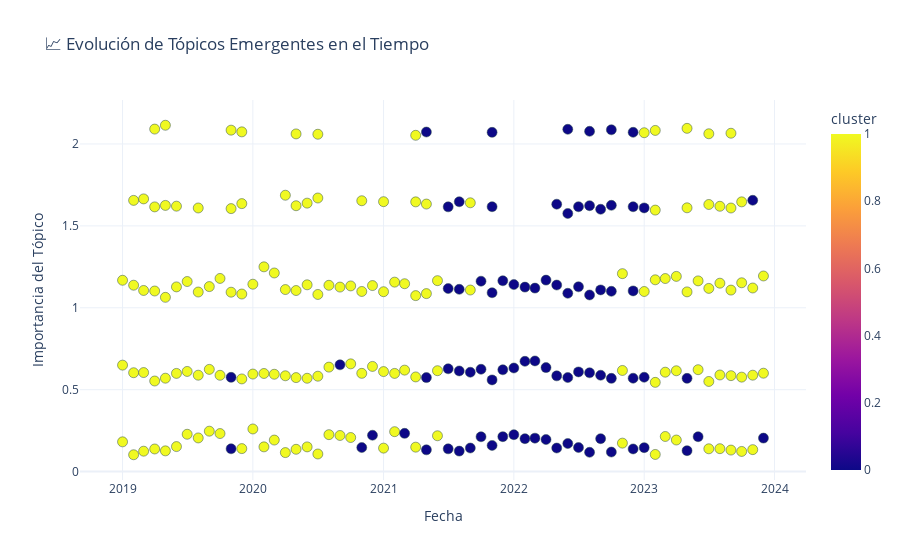
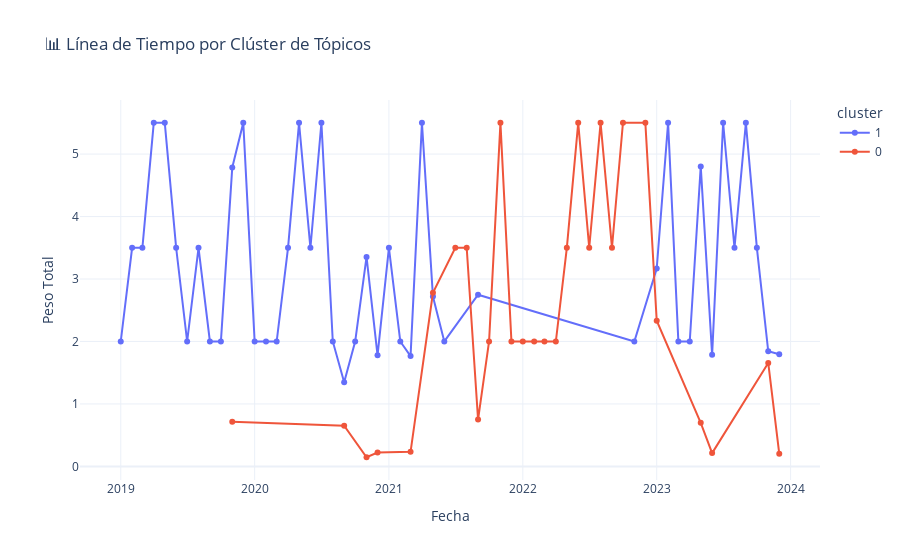

The notebook cell these images were saved under, in order:
### Code cell
import pandas as pd
import numpy as np
from datetime import datetime
import re
from tqdm import tqdm
from gensim.corpora import Dictionary
from gensim.models import LdaModel, CoherenceModel
from sklearn.metrics.pairwise import cosine_similarity
import networkx as nx
import community as community_louvain
import plotly.express as px
import plotly.graph_objects as go
import seaborn as sns
import matplotlib.pyplot as plt

df = pd.read_parquet("01_bbdd_think_tanks.parquet")
df = df[(df["FechaPublicacion"] >= "2019-01-01") & (df["FechaPublicacion"] <= "2023-12-31")]
df["Mes"] = df["FechaPublicacion"].dt.to_period("M")

with open("stopwords.txt", "r", encoding="utf-8") as f:
    stopwords_custom = set(line.strip().lower() for line in f if line.strip())


def preprocess(text):
    text = re.sub(r"[^a-zA-ZáéíóúüñÁÉÍÓÚÜÑ\s]", "", text.lower())
    return [w for w in text.split() if len(w) > 2 and w not in stopwords_custom]

df["tokens"] = df["TextoLimpio"].dropna().apply(preprocess)


global_texts = df["tokens"].tolist()
global_dict = Dictionary(global_texts)
global_dict.filter_extremes(no_below=5, no_above=0.5)


def best_lda_model(texts, dictionary, corpus, min_topics=3, max_topics=5):
    best_model, best_coherence = None, -1
    for k in range(min_topics, max_topics + 1):
        lda = LdaModel(corpus=corpus, id2word=dictionary, num_topics=k, random_state=42)
        cm = CoherenceModel(model=lda, texts=texts, dictionary=dictionary, coherence='c_v')
        coherence = cm.get_coherence()
        if coherence > best_coherence:
            best_model, best_coherence = lda, coherence
    return best_model


topics_all = []
for mes, grupo in tqdm(df.groupby("Mes")):
    textos = grupo["tokens"].dropna().tolist()
    if not textos:
        continue
    corpus = [global_dict.doc2bow(text) for text in textos]
    if not corpus or all(len(doc) == 0 for doc in corpus):
        continue
    lda = best_lda_model(textos, global_dict, corpus)
    for idx, topic in enumerate(lda.show_topics(num_words=10, formatted=False)):
        palabras = [w for w, _ in topic[1]]
        vector = np.zeros(len(global_dict))
        for w_id, prob in lda.get_topic_terms(idx, topn=len(global_dict)):
            vector[w_id] = prob
        topics_all.append({
            "mes": str(mes),
            "topico_id": idx,
            "palabras": ", ".join(palabras),
            "vector": vector,
            "peso": np.mean([prob[idx] for prob in lda.get_document_topics(corpus, minimum_probability=0)]),
        })

df_topics = pd.DataFrame(topics_all)

# Similarity Graph + Louvain Clustering
G = nx.Graph()
similarity_threshold = 0.6
for i1, row1 in df_topics.iterrows():
    for i2, row2 in df_topics.iterrows():
        if i1 >= i2:
            continue
        sim = cosine_similarity([row1["vector"]], [row2["vector"]])[0][0]
        if sim > similarity_threshold:
            G.add_edge(i1, i2, weight=sim)
partition = community_louvain.best_partition(G)
df_topics["cluster"] = df_topics.index.map(partition)


df_plot = df_topics.copy()
df_plot["Mes"] = pd.to_datetime(df_plot["mes"])
fig = px.scatter(
    df_plot,
    x="Mes",
    y="peso",
    color="cluster",
    hover_data=["palabras"],
    title="📈 Evolución de Tópicos Emergentes en el Tiempo",
    labels={"peso": "Importancia del Tópico", "Mes": "Fecha"},
    template="plotly_white"
)
fig.update_traces(marker=dict(size=10, line=dict(width=0.5, color='DarkSlateGrey')))
fig.update_layout(legend_title_text='Clúster de Tópico')
fig.show()


timeline_df = df_topics.copy()
timeline_df["Mes"] = pd.to_datetime(timeline_df["mes"])
timeline_df = timeline_df.groupby(["Mes", "cluster"]).agg({"peso": "sum"}).reset_index()

fig2 = px.line(
    timeline_df,
    x="Mes",
    y="peso",
    color="cluster",
    title="📊 Línea de Tiempo por Clúster de Tópicos",
    labels={"peso": "Peso Total", "Mes": "Fecha"},
    markers=True,
    template="plotly_white"
)
fig2.show()


from collections import Counter
def top_words_por_cluster(df, top_n=10):
    cluster_words = {}
    for cluster in df["cluster"].unique():
        textos = df[df["cluster"] == cluster]["palabras"]
        all_words = [w for txt in textos for w in txt.split(", ")]
        counter = Counter(all_words)
        cluster_words[cluster] = [w for w, _ in counter.most_common(top_n)]
    return pd.DataFrame.from_dict(cluster_words, orient="index")

heatmap_df = top_words_por_cluster(df_topics, top_n=10)
plt.figure(figsize=(12, 6))
sns.heatmap(
    pd.DataFrame([[1]*10]*len(heatmap_df), index=heatmap_df.index, columns=heatmap_df.columns),
    cbar=False,
    annot=heatmap_df.values,
    fmt="",
    cmap="viridis"
)
plt.title("🔥 Palabras más frecuentes por clúster")
plt.yticks(rotation=0)
plt.show()

### Figure 1 — Plotly figure (JSON) as saved in the notebook; plotly's stock layout.template omitted (floating-point values rounded to 4 significant figures; data arrays with more than 128 entries replaced by an {"elided": "..."} marker saying what was removed)
{"data": [{"customdata": {"elided": "233x1 str values"}, "hovertemplate": "Fecha=%{x}<br>Importancia del Tópico=%{y}<br>palabras=%{customdata[0]}<br>cluster=%{marker.color}<extra></extra>", "legendgroup": "", "marker": {"color": {"elided": "233 int values"}, "coloraxis": "coloraxis", "line": {"color": "DarkSlateGrey", "width": 0.5}, "size": 10, "symbol": "circle"}, "mode": "markers", "name": "", "orientation": "v", "showlegend": false, "type": "scatter", "x": {"elided": "233 str values"}, "xaxis": "x", "y": {"elided": "233 float values"}, "yaxis": "y"}], "layout": {"coloraxis": {"colorbar": {"title": {"text": "cluster"}}, "colorscale": [[0, "#0d0887"], [0.1111, "#46039f"], [0.2222, "#7201a8"], [0.3333, "#9c179e"], [0.4444, "#bd3786"], [0.5556, "#d8576b"], [0.6667, "#ed7953"], [0.7778, "#fb9f3a"], [0.8889, "#fdca26"], [1, "#f0f921"]]}, "legend": {"title": {"text": "Clúster de Tópico"}, "tracegroupgap": 0}, "title": {"text": "📈 Evolución de Tópicos Emergentes en el Tiempo"}, "xaxis": {"anchor": "y", "domain": [0, 1], "title": {"text": "Fecha"}}, "yaxis": {"anchor": "x", "domain": [0, 1], "title": {"text": "Importancia del Tópico"}}}}

### Figure 2 — Plotly figure (JSON) as saved in the notebook; plotly's stock layout.template omitted (floating-point values rounded to 4 significant figures)
{"data": [{"hovertemplate": "cluster=1<br>Fecha=%{x}<br>Peso Total=%{y}<extra></extra>", "legendgroup": "1", "line": {"color": "#636efa", "dash": "solid"}, "marker": {"symbol": "circle"}, "mode": "lines+markers", "name": "1", "orientation": "v", "showlegend": true, "type": "scatter", "x": ["2019-01-01T00:00:00", "2019-02-01T00:00:00", "2019-03-01T00:00:00", "2019-04-01T00:00:00", "2019-05-01T00:00:00", "2019-06-01T00:00:00", "2019-07-01T00:00:00", "2019-08-01T00:00:00", "2019-09-01T00:00:00", "2019-10-01T00:00:00", "2019-11-01T00:00:00", "2019-12-01T00:00:00", "2020-01-01T00:00:00", "2020-02-01T00:00:00", "2020-03-01T00:00:00", "2020-04-01T00:00:00", "2020-05-01T00:00:00", "2020-06-01T00:00:00", "2020-07-01T00:00:00", "2020-08-01T00:00:00", "2020-09-01T00:00:00", "2020-10-01T00:00:00", "2020-11-01T00:00:00", "2020-12-01T00:00:00", "2021-01-01T00:00:00", "2021-02-01T00:00:00", "2021-03-01T00:00:00", "2021-04-01T00:00:00", "2021-05-01T00:00:00", "2021-06-01T00:00:00", "2021-09-01T00:00:00", "2022-11-01T00:00:00", "2023-01-01T00:00:00", "2023-02-01T00:00:00", "2023-03-01T00:00:00", "2023-04-01T00:00:00", "2023-05-01T00:00:00", "2023-06-01T00:00:00", "2023-07-01T00:00:00", "2023-08-01T00:00:00", "2023-09-01T00:00:00", "2023-10-01T00:00:00", "2023-11-01T00:00:00", "2023-12-01T00:00:00"], "xaxis": "x", "y": [2.0, 3.5, 3.5, 5.501, 5.5, 3.5, 2.0, 3.5, 2.0, 2.0, 4.785, 5.5, 2.0, 2.0, 2.0, 3.5, 5.5, 3.5, 5.501, 2.001, 1.347, 1.999, 3.353, 1.778, 3.5, 2.0, 1.766, 5.501, 2.72, 2.001, 2.749, 2.0, 3.168, 5.5, 2.0, 2.0, 4.803, 1.786, 5.501, 3.5, 5.5, 3.499, 1.844, 1.795], "yaxis": "y"}, {"hovertemplate": "cluster=0<br>Fecha=%{x}<br>Peso Total=%{y}<extra></extra>", "legendgroup": "0", "line": {"color": "#EF553B", "dash": "solid"}, "marker": {"symbol": "circle"}, "mode": "lines+markers", "name": "0", "orientation": "v", "showlegend": true, "type": "scatter", "x": ["2019-11-01T00:00:00", "2020-09-01T00:00:00", "2020-11-01T00:00:00", "2020-12-01T00:00:00", "2021-03-01T00:00:00", "2021-05-01T00:00:00", "2021-07-01T00:00:00", "2021-08-01T00:00:00", "2021-09-01T00:00:00", "2021-10-01T00:00:00", "2021-11-01T00:00:00", "2021-12-01T00:00:00", "2022-01-01T00:00:00", "2022-02-01T00:00:00", "2022-03-01T00:00:00", "2022-04-01T00:00:00", "2022-05-01T00:00:00", "2022-06-01T00:00:00", "2022-07-01T00:00:00", "2022-08-01T00:00:00", "2022-09-01T00:00:00", "2022-10-01T00:00:00", "2022-12-01T00:00:00", "2023-01-01T00:00:00", "2023-05-01T00:00:00", "2023-06-01T00:00:00", "2023-11-01T00:00:00", "2023-12-01T00:00:00"], "xaxis": "x", "y": [0.7149, 0.6519, 0.1469, 0.2222, 0.2336, 2.78, 3.5, 3.5, 0.7507, 2.0, 5.5, 2.0, 2.0, 2.001, 2.0, 2.0, 3.5, 5.5, 3.5, 5.5, 3.5, 5.501, 5.5, 2.332, 0.6972, 0.2132, 1.656, 0.2046], "yaxis": "y"}], "layout": {"legend": {"title": {"text": "cluster"}, "tracegroupgap": 0}, "title": {"text": "📊 Línea de Tiempo por Clúster de Tópicos"}, "xaxis": {"anchor": "y", "domain": [0, 1], "title": {"text": "Fecha"}}, "yaxis": {"anchor": "x", "domain": [0, 1], "title": {"text": "Peso Total"}}}}
